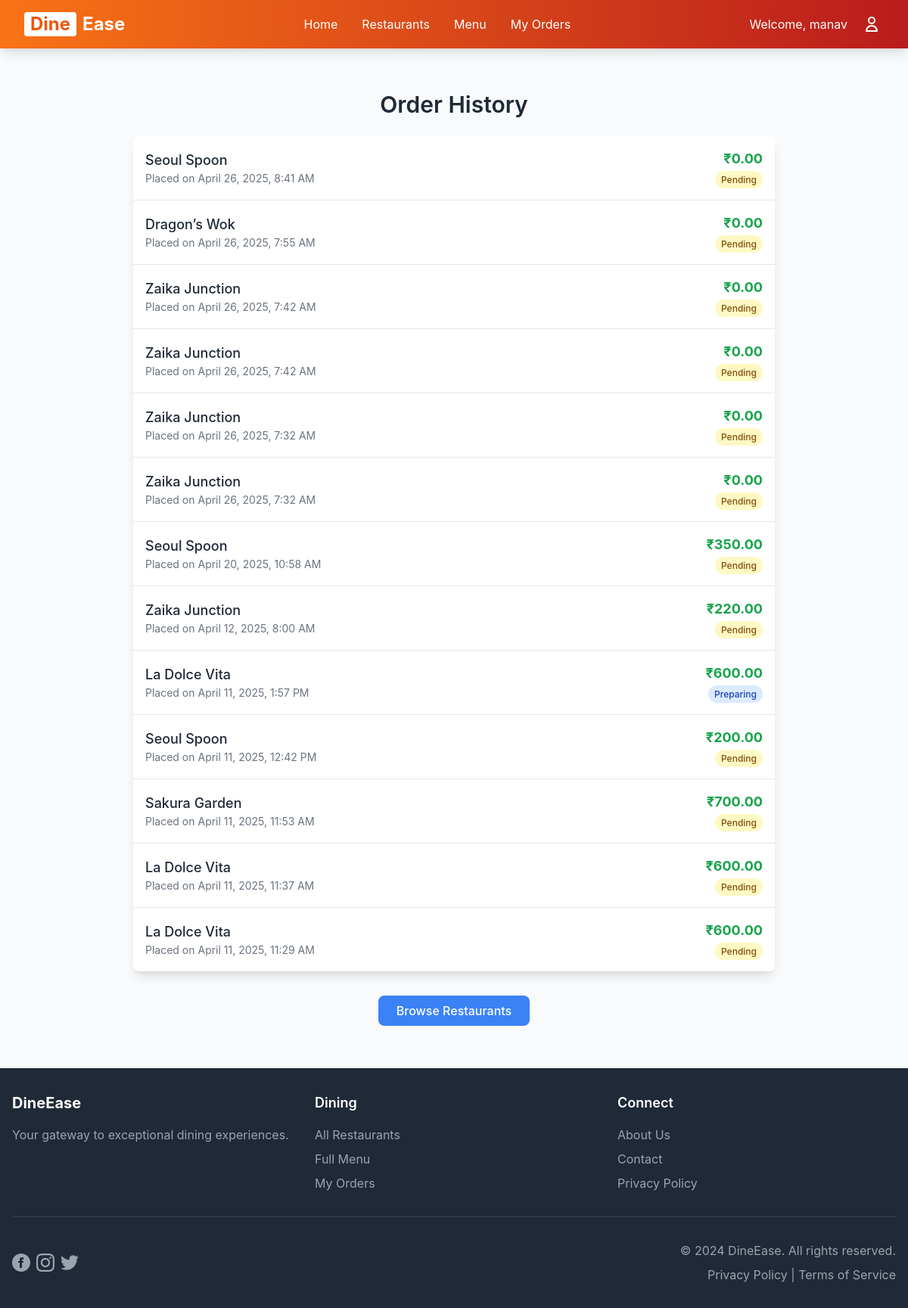
The page /order-history/ (signed in) on the database as committed earlier.
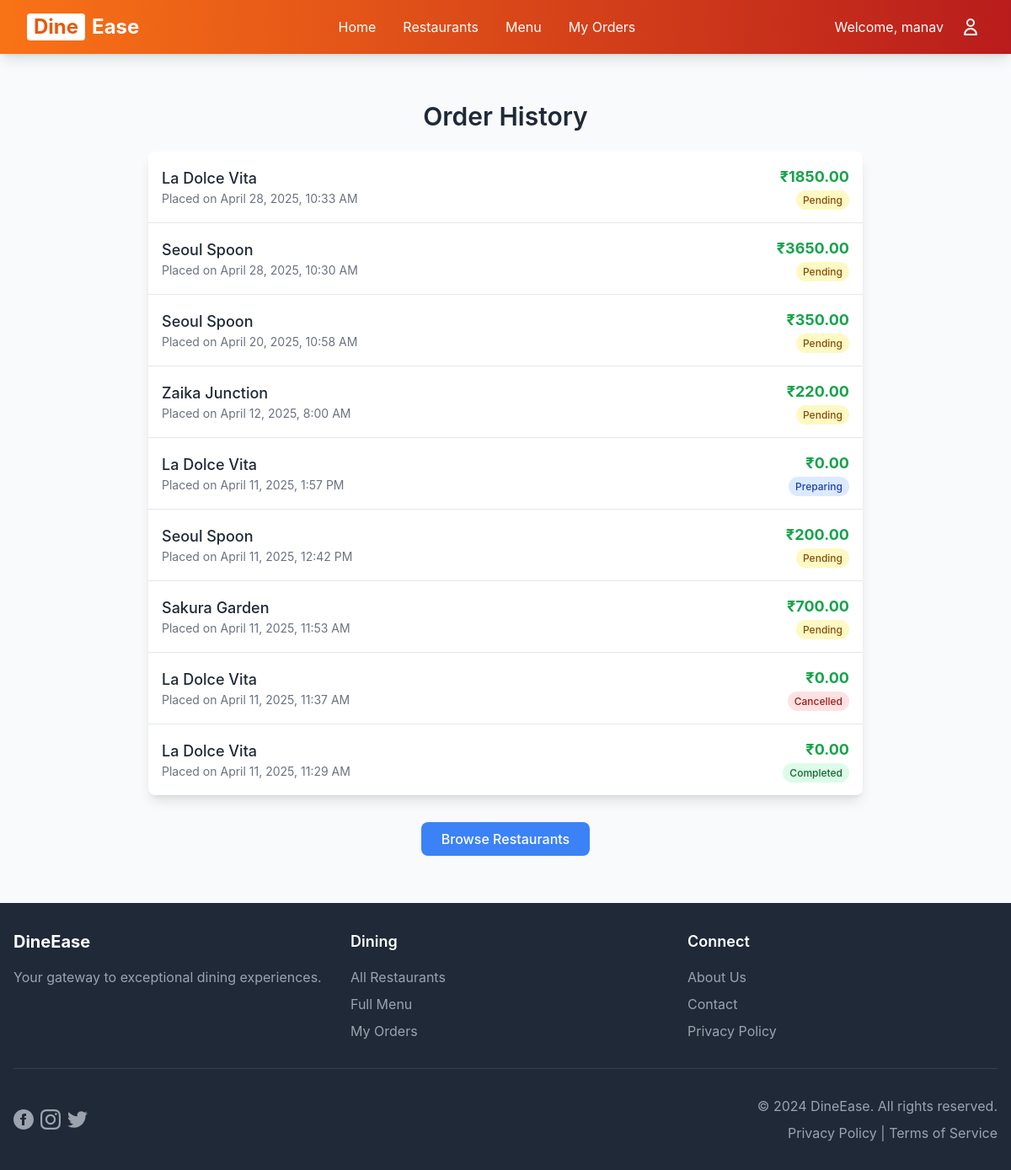
The same page on the database as committed later.
### main/models.py (models this page shows, shortened)
class Order(models.Model):
    STATUS_CHOICES = [
        ('Pending', 'Pending'),
        ('Preparing', 'Preparing'),
        ('Completed', 'Completed'),
        ('Cancelled', 'Cancelled'),
    ]
    user = models.ForeignKey(User, on_delete=models.CASCADE, null=True, blank=True)
    guest_id = models.UUIDField(default=uuid.uuid4, editable=False, null=True, blank=True)
    restaurant = models.ForeignKey(Restaurant, on_delete=models.CASCADE)
    status = models.CharField(max_length=20, choices=STATUS_CHOICES, default='Pending')
    total_price = models.DecimalField(max_digits=8, decimal_places=2, default=0.00, editable=False)
    discount_applied = models.DecimalField(max_digits=8, decimal_places=2, default=0.00)
    coupon = models.ForeignKey(Coupon, null=True, blank=True, on_delete=models.SET_NULL)
    created_at = models.DateTimeField(auto_now_add=True)
    has_been_reviewed = models.BooleanField(default=False)
    def __init__(self, *args, **kwargs):
        super().__init__(*args, **kwargs)
        self.skip_price_calculation = False

class Restaurant(models.Model):
    CUISINE_CHOICES = [
        ('korean','Korean'),
        ('italian', 'Italian'),
        ('japanese','Japanese'),
        ('mexican','Mexican'),
        ('chinese', 'Chinese'),
        ('thai', 'Thai'),
        ('spanish','Spanish'),
        ('indian', 'Indian'),
    ]
    name = models.CharField(max_length=255)
    location = models.CharField(max_length=255)
    description = models.TextField(blank=True)
    image = models.CharField(max_length=255, blank=True, null=True, help_text="Relative path to image in static/images/restaurants/")
    cuisine = models.CharField(
        max_length=20,
        choices=CUISINE_CHOICES,
        default='indian'
    )

### main/views.py (the view)
# urls.py: path('order-history/', views.order_history, name='order_history'),
@login_required
def order_history(request):
    try:
        orders = Order.objects.filter(user=request.user).order_by('-created_at')
        context = {
            'orders': orders
        }
        return render(request, 'main/order_history.html', context)
    except Exception as e:
        messages.error(request, f'Error retrieving order history: {str(e)}')
        return redirect('home')

### hotel_management/urls.py (called while the page is built)
    def __call__(self, request):
        logger.info(f"Received request: {request.method} {request.path}")
        response = self.get_response(request)
        logger.info(f"Response status: {response.status_code}")
        return response

### main/templates/main/order_history.html (shortened to what this page needs)
{% extends 'main/base.html' %}
{% block content %}
<div class="max-w-4xl mx-auto p-6">
    <h2 class="text-3xl font-semibold mb-6 text-center">Order History</h2>
    {% if user.is_authenticated %}
        {% if orders %}
            <div class="bg-white rounded-lg shadow-lg overflow-hidden">
                <ul class="divide-y divide-gray-200">
                    {% for order in orders %}
                        <li class="hover:bg-gray-50 transition-colors">
                            <a href="{% url 'order_summary' order.id %}" class="block p-4">
                                <div class="flex items-center justify-between">
                                    <div>
                                        <h3 class="text-lg font-medium text-gray-800">{{ order.restaurant.name }}</h3>
                                        <p class="text-sm text-gray-500">Placed on {{ order.created_at|date:"F j, Y, g:i A" }}</p>
                                    </div>
                                    <div class="text-right">
                                        <span class="font-bold text-lg text-green-600">₹{{ order.total_price }}</span>
                                        <p>
                                            <span class="px-2 py-1 rounded-full text-xs font-medium
                                                {% if order.status == 'Pending' %}bg-yellow-100 text-yellow-800{% endif %}
                                                {% if order.status == 'Preparing' %}bg-blue-100 text-blue-800{% endif %}
                                                {% if order.status == 'Completed' %}bg-green-100 text-green-800{% endif %}
                                                {% if order.status == 'Cancelled' %}bg-red-100 text-red-800{% endif %}
                                            ">
                                                {{ order.status }}
                                            </span>
                                        </p>
                                    </div>
                                </div>
                            </a>
                        </li>
                    {% endfor %}
                </ul>
            </div>
        {% endif %}
        <div class="mt-8 text-center">
            <a href="{% url 'restaurant_list' %}" class="inline-block bg-blue-500 hover:bg-blue-600 text-white font-medium px-6 py-2 rounded-lg transition-colors">
                Browse Restaurants
            </a>
        </div>
    {% endif %}
</div>
{% endblock %}

### main/templates/main/base.html (shortened to what this page needs)
<!DOCTYPE html>
<html lang="en">
<head>
    {% load static %}
    <link rel="stylesheet" href="{% static 'css/output.css' %}">
</head>
<body class="bg-gray-50 flex flex-col min-h-screen">
    <nav class="gradient-orange text-white shadow-lg" x-data="{ isOpen: false, profileOpen: false }">
        <div class="max-w-7xl mx-auto px-4 sm:px-6 lg:px-8">
            <div class="flex justify-between items-center h-16">
                <div class="flex-shrink-0">
                    <a href="/" class="text-2xl font-bold text-white flex items-center hover:opacity-90 transition duration-300">
                        <span class="bg-white text-orange-600 px-2 rounded mr-2">Dine</span>
                        <span class="text-white">Ease</span>
                    </a>
                </div>
                <div class="hidden md:flex space-x-8">
                    {% if user.is_authenticated and user.owner_profile %}
                        <a href="{% url 'owner_dashboard' %}" class="text-white hover:text-orange-200 transition duration-300 font-medium">Dashboard</a>
                        <a href="{% url 'owner_menu_edit' %}" class="text-white hover:text-orange-200 transition duration-300">Menu Management</a>
                        <a href="{% url 'owner_orders' %}" class="text-white hover:text-orange-200 transition duration-300">Orders</a>
                        <a href="{% url 'owner_settings' %}" class="text-white hover:text-orange-200 transition duration-300">Settings</a>
                    {% else %}
                        <a href="/" class="text-white hover:text-orange-200 transition duration-300">Home</a>
                        <a href="/restaurants" class="text-white hover:text-orange-200 transition duration-300">Restaurants</a>
                        <a href="/menu" class="text-white hover:text-orange-200 transition duration-300">Menu</a>
                        {% if user.is_authenticated %}
                            <a href="{% url 'order_history' %}" class="text-white hover:text-orange-200 transition duration-300">My Orders</a>
                        {% endif %}
                    {% endif %}
                </div>
                <div class="hidden md:flex items-center space-x-4">
                    {% if user.is_authenticated %}
                        <span class="text-white">Welcome, {{ user.username }}</span>
                        <div class="relative" x-data="{ open: false }">
                            <button @click="open = !open"
                                    class="text-white hover:text-orange-200 p-1 rounded-full hover:bg-white/10 transition duration-300 flex items-center">
                                <svg class="w-6 h-6" fill="none" stroke="currentColor" viewBox="0 0 24 24">
                                    <path stroke-linecap="round" stroke-linejoin="round" stroke-width="2" d="M16 7a4 4 0 11-8 0 4 4 0 018 0zM12 14a7 7 0 00-7 7h14a7 7 0 00-7-7z"/>
                                </svg>
                            </button>
                        </div>
                    {% endif %}
                </div>
            </div>
        </div>
    </nav>
    <main class="flex-grow text-gray-800">
        <div class="container mx-auto px-4 py-8">
            {% block content %}{% endblock %}
        </div>
    </main>
    <footer class="bg-gray-800 text-white py-8 mt-auto">
        <div class="container mx-auto px-4">
            <div class="grid grid-cols-1 md:grid-cols-3 gap-8">
                <div>
                    <h3 class="text-xl font-bold mb-4">DineEase</h3>
                    <p class="text-gray-400">Your gateway to exceptional dining experiences.</p>
                </div>
                <div>
                    <h4 class="text-lg font-semibold mb-4">Dining</h4>
                    <ul class="space-y-2">
                        <li><a href="/restaurants" class="text-gray-400 hover:text-white transition duration-300">All Restaurants</a></li>
                        <li><a href="/menu" class="text-gray-400 hover:text-white transition duration-300">Full Menu</a></li>
                        <li><a href="{% url 'order_history' %}" class="text-gray-400 hover:text-white transition duration-300">My Orders</a></li>
                    </ul>
                </div>
                <div>
                    <h4 class="text-lg font-semibold mb-4">Connect</h4>
                    <ul class="space-y-2">
                        <li><a href="/aboutus" class="text-gray-400 hover:text-white transition duration-300">About Us</a></li>
                        <li><a href="/contact" class="text-gray-400 hover:text-white transition duration-300">Contact</a></li>
                        <li><a href="#" class="text-gray-400 hover:text-white transition duration-300">Privacy Policy</a></li>
                    </ul>
                </div>
            </div>
            <div class="mt-8 pt-8 border-t border-gray-700">
                <div class="flex flex-col md:flex-row justify-between items-center">
                    <div class="flex items-center space-x-4 mb-4 md:mb-0">
                        <div class="flex space-x-2">
                            <a href="#" class="text-gray-400 hover:text-white transition duration-300">
                                <svg class="w-6 h-6" fill="currentColor" viewBox="0 0 24 24"><path d="M12 0c-6.627 0-12 5.373-12 12s5.373 12 12 12 12-5.373 12-12-5.373-12-12-12zm3 8h-1.35c-.538 0-.65.221-.65.778v1.222h2l-.209 2h-1.791v7h-3v-7h-2v-2h2v-2.308c0-1.769.931-2.692 3.029-2.692h1.971v3z"/></svg>
                            </a>
                            <a href="#" class="text-gray-400 hover:text-white transition duration-300">
                            </a>
                            <a href="#" class="text-gray-400 hover:text-white transition duration-300">
                            </a>
                        </div>
                    </div>
                    <div class="mt-4 md:mt-0 text-center md:text-right text-gray-400">
                        <p>&copy; 2024 DineEase. All rights reserved.</p>
                        <p class="mt-2">
                            <a href="#" class="hover:text-white transition duration-300">Privacy Policy</a> |
                            <a href="#" class="hover:text-white transition duration-300">Terms of Service</a>
                        </p>
                    </div>
                </div>

### main/templates/main/base.html (style rules this page uses)
body { font-family: -apple-system, BlinkMacSystemFont, "Segoe UI", Roboto, "Helvetica Neue", Arial, sans-serif; }
.gradient-orange { background-image: linear-gradient(to right, #f97316, #b91c1c); }

Rows that differ between the two databases and show on the page:
removed Order: restaurant.name "Seoul Spoon", created_at "April 26, 2025, 8:41 AM", total_price "0.00", status "Pending"
removed Order: restaurant.name "Dragon’s Wok", created_at "April 26, 2025, 7:55 AM", total_price "0.00", status "Pending"
removed Order: restaurant.name "Zaika Junction", created_at "April 26, 2025, 7:42 AM", total_price "0.00", status "Pending"
removed Order: restaurant.name "Zaika Junction", created_at "April 26, 2025, 7:42 AM", total_price "0.00", status "Pending"
removed Order: restaurant.name "Zaika Junction", created_at "April 26, 2025, 7:32 AM", total_price "0.00", status "Pending"
removed Order: restaurant.name "Zaika Junction", created_at "April 26, 2025, 7:32 AM", total_price "0.00", status "Pending"
added Order: restaurant.name "La Dolce Vita", created_at "April 28, 2025, 10:33 AM", total_price "1850.00", status "Pending"
added Order: restaurant.name "Seoul Spoon", created_at "April 28, 2025, 10:30 AM", total_price "3650.00", status "Pending"
changed Order "April 11, 2025, 1:57 PM": total_price "600.00" → "0.00"
changed Order: total_price "600.00" → "0.00"; status "Pending" → "Cancelled"
changed Order: total_price "600.00" → "0.00"; status "Pending" → "Completed"
